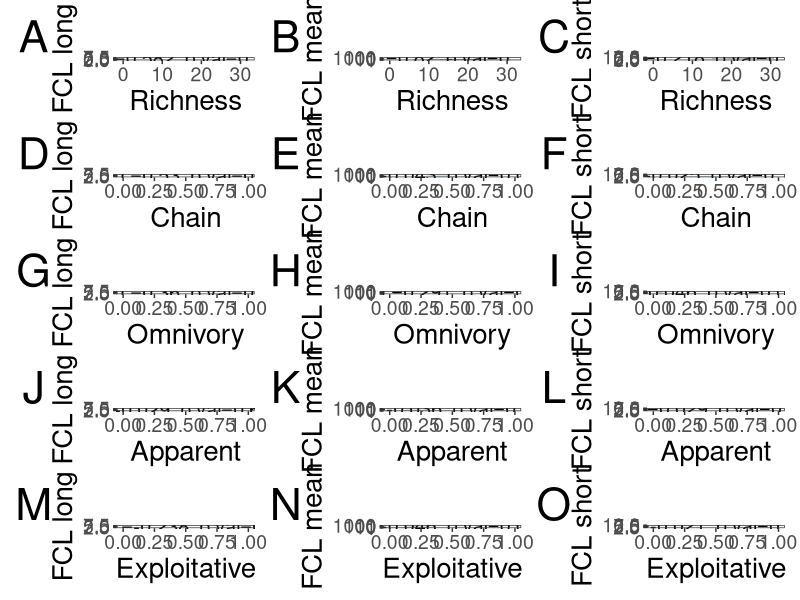

This figure's R source: (Note: a time limit stopped this script after it produced the figure.)
## ---- chunk 1
library(tidyverse)
library(igraph)
library(Matrix)
FCLmean=function(A){
  # A: an adjacency matrix of directed food web
  N = nrow(A) # number of species in the food web
  # Check/Convert weighted matrix
  if(any(colSums(A)>1)){
    for(i in 1:N){
      if (sum(A[, i])>0){
        A[,i]=A[,i]/sum(A[, i])
      }
    }
  }
  if (rankMatrix(t(A-diag(N)))<N){
    # Then, we CANNNOT calculate either trophic levels or FCL in the food web 
    return (NaN)
  }else{
    # We can find unique trophic levels and FCL from the following linear equation
    TL=solve(t(A-diag(N)), rep(-1, N))
    
  return (max(TL)-1) # FCL= max TL -1
  }
}

FCL=function(A, def=-1){
  # A: an adjacency matrix of directed food web
  # def: definition of FCL. We choose one definition from below
  # def =-1: shortest-path
  # def = 1: longest-path. Only acyclic graph
  
  N = nrow(A) # number of species in the food web
  TL=rep(0, N)
  B=c()
  # Check the indexes of basal species
  for (i in 1:N){
    if (sum(A[, i])==0){
      TL[i]=1 # basal species
      B=c(B, i) # list of basal species
    }
  }
  if(is.null(B)){
    #No basal species thus FCL cannot be defined
    return (NaN)
  }
  # Check whether A is DAG or not
  # calculate trophic levels 
  if(def==1 && is_dag(graph_from_adjacency_matrix(A,mode='directed', weight=TRUE))==FALSE){
    #print('Cyclic')
    return (NaN)
  }else{
    for (i in 1:N){
      if(TL[i]==0){
        # analyze nob-basal species
        if (def==-1){
            # TL of species i is defined by 1+the shortest path from a basal species
            graph=graph_from_adjacency_matrix(A,mode='directed')
            TL[i] = 1+min(distances(graph,to = i, mode='out')[B]) 
        }
        else if (def==1){
            #TL of species i is defined by 1+the longest path from a basal species
            # Because igraph does not have an algorithm for the longest path
            # we will use the shortest path with negative weights
            graph=graph_from_adjacency_matrix(-A,mode='directed', weight=TRUE)
            TL[i] =1- min(distances(graph,to = i, mode='out')[B]) # we only care distances from basal species to species 
        }
      }
    }
   #print(TL)
    return (max(TL)-1) # FCL= max TL -1
  }
}


Null_generator=function(replicate=30, sample_num=5, richness=32, connectance=0.11){
  FCL_null=c()
  for(i in 1:replicate){
    g= erdos.renyi.game(richness, connectance, type = "gnp",
                        directed=TRUE, loop=TRUE) # 32-species with connectance is about 0.11
    adj=matrix(as_adjacency_matrix(g), nrow=richness)
    write.csv(adj, paste0('Null_FW', i, ".csv"))
    
    # calculate FCL and count motifs of the whole graph
    if (is.null(FCL_null)){
      FCL_null=data.frame(FCL_long=FCL(adj, 1), FCL_mean=FCLmean(adj), 
                          FCL_short=FCL(adj, -1), Richness=richness)
      motif=matrix(triad_census(g), nrow=1)
      colnames(motif) = c("empty","monoA.single","bi.single",
                    "s5","s4","s1","d4","d3","s2",
                    "s3","d8","d2","d1","d5","d7","d6")
      motif = subset(motif, select = -c(empty,monoA.single, bi.single) )
      motif=motif/sum(motif)
      FW_motif=subset(motif, select=c(s1, s2, s4, s5))
      colnames(FW_motif)=c('Chain', "Omnivory", "Apparent", "Exploitative")
      FCL_null=cbind(FCL_null, FW_motif)
    }else{
      data=c(FCL_long=FCL(adj, 1), FCL_mean=FCLmean(adj), 
             FCL_short=FCL(adj, -1), Richness=richness)
      motif=matrix(triad_census(g), nrow=1)
      colnames(motif) = c("empty","monoA.single","bi.single",
                    "s5","s4","s1","d4","d3","s2",
                    "s3","d8","d2","d1","d5","d7","d6")
      motif = subset(motif, select = -c(empty,monoA.single, bi.single) )
      motif=motif/sum(motif)
      FW_motif=subset(motif, select=c(s1, s2, s4, s5))
      colnames(FW_motif)=c('Chain', "Omnivory", "Apparent", "Exploitative")
      data=c(data, FW_motif)
      FCL_null=rbind(FCL_null, data)
    }
    # calculate FCL and motifs in subgraph
    for(j in 3:31){
      for (k in 1:sample_num){
        sub_g=induced_subgraph(g, vids = sample(1:richness, j, replace=FALSE))
        adj=matrix(as_adjacency_matrix(sub_g), nrow=j)
        data=c(FCL_long=FCL(adj, 1), FCL_mean=FCLmean(adj), 
               FCL_short=FCL(adj, -1), Richness=j)
        motif=matrix(triad_census(sub_g), nrow=1)
        colnames(motif) = c("empty","monoA.single","bi.single",
                      "s5","s4","s1","d4","d3","s2",
                      "s3","d8","d2","d1","d5","d7","d6")
        motif = subset(motif, select = -c(empty,monoA.single, bi.single) )
        motif=motif/sum(motif)
        FW_motif=subset(motif, select=c(s1, s2, s4, s5))
        colnames(FW_motif)=c('Chain', "Omnivory", "Apparent", "Exploitative")
        data=c(data, FW_motif)
        FCL_null=rbind(FCL_null, data)
      }
    }
  }
  return(FCL_null)
}
df_null=Null_generator()
write.csv(df_null, "FCL_Null_Model_summary.csv", row.names = FALSE)
## ---- chunk 2
library(patchwork)
r1=ggplot(df_null, aes(x=Richness, y=FCL_long))+geom_bin2d() +xlim(c(0, 32))+ scale_fill_continuous(low = "gray90", high = "black")+
  theme_bw()+ylab('FCL long')+theme(
axis.text.x = element_text(size=14),
  axis.title.x = element_text(size=20),
   axis.text.y = element_text(size=14),
  axis.title.y = element_text(size=20),
  legend.position="none",
panel.grid = element_blank()
  )+annotate(geom="text", x=10, y=7, label=paste0('corr.=', round(cor.test(na.omit(df_null)$FCL_long, na.omit(df_null)$Richness, method='spearman')$estimate, 3), ', p.val=',  round(cor.test(na.omit(df_null)$FCL_long, na.omit(df_null)$Richness, method='spearman')$p.value, 3)), size=5)
# Note df_null$FCL_long includes some NA because of cyclic food webs

r2=ggplot(df_null, aes(x=Richness, y=FCL_mean))+geom_bin2d() +xlim(c(0, 32))+ scale_y_log10() +scale_fill_continuous(low = "gray90", high = "black")+
  theme_bw()+ylab('FCL mean')+theme(
axis.text.x = element_text(size=14),
  axis.title.x = element_text(size=20),
   axis.text.y = element_text(size=14),
  axis.title.y = element_text(size=20),
  legend.position="none",
panel.grid = element_blank()
  )+annotate(geom="text", x=10, y=5000, label=paste0('corr.=', round(cor.test(df_null$FCL_mean, df_null$Richness, method='spearman')$estimate, 3), ', p.val=',  round(cor.test(df_null$FCL_mean, df_null$Richness, method='spearman')$p.value, 3)), size=5)

r3=ggplot(df_null, aes(x=Richness, y=FCL_short))+geom_bin2d()+xlim(c(0, 32))+scale_fill_continuous(low = "gray90", high = "black")+
  theme_bw()+ylab('FCL short')+theme(
axis.text.x = element_text(size=14),
  axis.title.x = element_text(size=20),
   axis.text.y = element_text(size=14),
  axis.title.y = element_text(size=20),
  legend.position="none",
panel.grid = element_blank()
  )+annotate(geom="text", x=10, y=10, label=paste0('corr.=', round(cor.test(df_null$FCL_short, df_null$Richness, method='spearman')$estimate, 3), ', p.val=',  round(cor.test(df_null$FCL_short, df_null$Richness, method='spearman')$p.value, 3)), size=5)

m1=ggplot(df_null, aes(x=Chain, y=FCL_long))+geom_bin2d()+scale_fill_continuous(low = "gray90", high = '#a6cee3')+ylab('FCL long')+theme_bw()+theme(
axis.text.x = element_text(size=14),
  axis.title.x = element_text(size=20),
   axis.text.y = element_text(size=14),
  axis.title.y = element_text(size=20),
  legend.position="none", panel.grid = element_blank(),
  )+xlim(c(0,1.0))+annotate(geom="text", x=0.4, y=7, label=paste0('corr.=', round(cor.test(df_null$FCL_long, df_null$Chain, method='spearman')$estimate, 3), ', p.val=',  round(cor.test(df_null$FCL_long, df_null$Chain, method='spearman')$p.value, 3)), size=5)

m2=ggplot(df_null, aes(x=Omnivory, y=FCL_long))+geom_bin2d()+scale_fill_continuous(low="gray90", high='#1f78b4')+xlim(c(0, 1))+ylab('FCL long')+theme_bw()+theme(
axis.text.x = element_text(size=14),
  axis.title.x = element_text(size=20),
   axis.text.y = element_text(size=14),
  axis.title.y = element_text(size=20),
  legend.position="none", panel.grid=element_blank(),
  )  +xlim(c(0,1.0))+annotate(geom="text", x=0.4, y=7, label=paste0('corr.=', round(cor.test(df_null$FCL_long, df_null$Omnivory, method='spearman')$estimate, 3), ', p.val=',  round(cor.test(df_null$FCL_long, df_null$Omnivory, method='spearman')$p.value, 3)), size=5)

m3=ggplot(df_null, aes(x=Apparent, y=FCL_long))+geom_bin2d()+scale_fill_continuous(low='gray90',high='#b2df8a')+ylab('FCL long')+theme_bw()+theme(
axis.text.x = element_text(size=14),
  axis.title.x = element_text(size=20),
   axis.text.y = element_text(size=14),
  axis.title.y = element_text(size=20),
  legend.position="none", panel.grid = element_blank(),
  )+xlim(c(0,1.0))+annotate(geom="text", x=0.4, y=7, label=paste0('corr.=', round(cor.test(df_null$FCL_long, df_null$Apparent, method='spearman')$estimate, 3), ', p.val=',  round(cor.test(df_null$FCL_long, df_null$Apparent, method='spearman')$p.value, 3)), size=5)

m4=ggplot(df_null, aes(x=Exploitative, y=FCL_long))+geom_bin2d()+scale_fill_continuous(low='gray90', high='#33a02c')+ylab('FCL long')+theme_bw()+theme(
axis.text.x = element_text(size=14),
  axis.title.x = element_text(size=20),
   axis.text.y = element_text(size=14),
  axis.title.y = element_text(size=20),
  legend.position="none", panel.grid = element_blank()
  )+xlim(c(0,1.0))+annotate(geom="text", x=0.4, y=7, label=paste0('corr.=', round(cor.test(df_null$FCL_long, df_null$Exploitative, method='spearman')$estimate, 3), ', p.val=',  round(cor.test(df_null$FCL_long, df_null$Exploitative, method='spearman')$p.value, 3)), size=5)


m5=ggplot(df_null, aes(x=Chain, y=FCL_mean))+geom_bin2d()+scale_fill_continuous(low='gray90', high='#a6cee3')+ylab('FCL mean')+ scale_y_log10()+theme_bw()+theme(
axis.text.x = element_text(size=14),
  axis.title.x = element_text(size=20),
   axis.text.y = element_text(size=14),
  axis.title.y = element_text(size=20),
  legend.position="none", panel.grid = element_blank()
  )+xlim(c(0,1.0))+annotate(geom="text", x=0.4, y=5000, label=paste0('corr.=', round(cor.test(df_null$FCL_mean, df_null$Chain, method='spearman')$estimate, 3), ', p.val=',  round(cor.test(df_null$FCL_mean, df_null$Chain, method='spearman')$p.value, 3)), size=5)

m6=ggplot(df_null, aes(x=Omnivory, y=FCL_mean))+geom_bin2d()+scale_fill_continuous(low='gray90', high='#1f78b4')+ scale_y_log10()+ylab('FCL mean')+theme_bw()+theme(
axis.text.x = element_text(size=14),
  axis.title.x = element_text(size=20),
   axis.text.y = element_text(size=14),
  axis.title.y = element_text(size=20),
  legend.position="none", panel.grid = element_blank()
  )  +xlim(c(0,1.0))+annotate(geom="text", x=0.4, y=5000, label=paste0('corr.=', round(cor.test(df_null$FCL_mean, df_null$Omnivory, method='spearman')$estimate, 3), ', p.val=',  round(cor.test(df_null$FCL_mean, df_null$Omnivory, method='spearman')$p.value, 3)), size=5)

m7=ggplot(df_null, aes(x=Apparent, y=FCL_mean))+geom_bin2d()+scale_fill_continuous(low='gray90', high='#b2df8a')+ scale_y_log10()+ylab('FCL mean')+theme_bw()+theme(
axis.text.x = element_text(size=14),
  axis.title.x = element_text(size=20),
   axis.text.y = element_text(size=14),
  axis.title.y = element_text(size=20),
  legend.position="none", panel.grid = element_blank()
  )+xlim(c(0,1.0))+annotate(geom="text", x=0.4, y=5000, label=paste0('corr.=', round(cor.test(df_null$FCL_mean, df_null$Apparent, method='spearman')$estimate, 3), ', p.val=',  round(cor.test(df_null$FCL_mean, df_null$Apparent, method='spearman')$p.value, 3)), size=5)

m8=ggplot(df_null, aes(x=Exploitative, y=FCL_mean))+geom_bin2d()+scale_fill_continuous(low='gray90', high='#33a02c')+ scale_y_log10()+ylab('FCL mean')+theme_bw()+theme(
axis.text.x = element_text(size=14),
  axis.title.x = element_text(size=20),
   axis.text.y = element_text(size=14),
  axis.title.y = element_text(size=20),
  legend.position="none", panel.grid = element_blank()
  )+xlim(c(0,1.0))+annotate(geom="text", x=0.4, y=5000, label=paste0('corr.=', round(cor.test(df_null$FCL_mean, df_null$Exploitative, method='spearman')$estimate, 3), ', p.val=',  round(cor.test(df_null$FCL_mean, df_null$Exploitative, method='spearman')$p.value, 3)), size=5)

m9=ggplot(df_null, aes(x=Chain, y=FCL_short))+geom_bin2d()+scale_fill_continuous(low='gray90',high='#a6cee3')+ylab('FCL short')+theme_bw()+theme(
axis.text.x = element_text(size=14),
  axis.title.x = element_text(size=20),
   axis.text.y = element_text(size=14),
  axis.title.y = element_text(size=20),
  legend.position="none", panel.grid = element_blank()
  )+xlim(c(0,1.0))+annotate(geom="text", x=0.4, y=10, label=paste0('corr.=', round(cor.test(df_null$FCL_short, df_null$Chain, method='spearman')$estimate, 3), ', p.val=',  round(cor.test(df_null$FCL_short, df_null$Chain, method='spearman')$p.value, 3)), size=5)

m10=ggplot(df_null, aes(x=Omnivory, y=FCL_short))+geom_bin2d()+scale_fill_continuous(low="gray90", high='#1f78b4')+ylab('FCL short')+theme_bw()+theme(
axis.text.x = element_text(size=14),
  axis.title.x = element_text(size=20),
   axis.text.y = element_text(size=14),
  axis.title.y = element_text(size=20),
  legend.position="none", panel.grid = element_blank()
  )  +xlim(c(0,1.0))+annotate(geom="text", x=0.4, y=10, label=paste0('corr.=', round(cor.test(df_null$FCL_short, df_null$Omnivory, method='spearman')$estimate, 3), ', p.val=',  round(cor.test(df_null$FCL_short, df_null$Omnivory, method='spearman')$p.value, 3)), size=5)

m11=ggplot(df_null, aes(x=Apparent, y=FCL_short))+geom_bin2d()+scale_fill_continuous(low='gray90', high='#b2df8a')+ylab('FCL short')+theme_bw()+theme(
axis.text.x = element_text(size=14),
  axis.title.x = element_text(size=20),
   axis.text.y = element_text(size=14),
  axis.title.y = element_text(size=20),
  legend.position="none", panel.grid = element_blank()
  )+xlim(c(0,1.0))+annotate(geom="text", x=0.4, y=10, label=paste0('corr.=', round(cor.test(df_null$FCL_short, df_null$Apparent, method='spearman')$estimate, 3), ', p.val=',  round(cor.test(df_null$FCL_short, df_null$Apparent, method='spearman')$p.value, 3)), size=5)

m12=ggplot(df_null, aes(x=Exploitative, y=FCL_short))+geom_bin2d()+scale_fill_continuous(low='gray90', high='#33a02c')+ylab('FCL short')+theme_bw()+theme(
axis.text.x = element_text(size=14),
  axis.title.x = element_text(size=20),
   axis.text.y = element_text(size=14),
  axis.title.y = element_text(size=20),
  legend.position="none", panel.grid = element_blank()
  )+xlim(c(0,1.0))+annotate(geom="text", x=0.4, y=10, label=paste0('corr.=', round(cor.test(df_null$FCL_short, df_null$Exploitative, method='spearman')$estimate, 3), ', p.val=',  round(cor.test(df_null$FCL_short, df_null$Exploitative, method='spearman')$p.value, 3)), size=5)

g=r1+r2+r3+m1+m5+m9+m2+m6+m10+m3+m7+m11+m4+m8+m12+plot_layout(nrow = 5, ncol=3)+plot_annotation(tag_levels = "A")&theme(plot.tag = element_text(size = 32))

ggsave('./simulation_pdf/Null_correlations.pdf', width=12, height=12)
## ---- chunk 3

model_comp=function(df=df_null, b_start=1.05){
  model1=nls(formula = FCL + 1 ~ a*Richness, data = df, algorithm='port', 
             lower=c(a=0), upper=c(a=max(df$FCL)+1), start=c(a=1))
  model2=nls(FCL ~ a*(1-exp(-b*Richness))-1, data=df, start=c(a=max(df$FCL)/2, b=b_start),  
             algorithm='port', lower=c(a=0, b=0), upper=c(a=max(df$FCL)+1, b =10)) # saturating func of richness
  
  model3=nls(FCL ~ -a*Richness^2+b*Richness-1, data=df, start=c(a=1, b=1), 
             algorithm='port', lower=c(a=0.01, b=0.01), upper=c(a=10, b=10))
  
  AICs=c(AIC(model1), AIC(model2), AIC(model3))
  minAIC=min(AICs)
  deltaAIC=AICs-minAIC
  print(AICs)
  
  print(minAIC)
  
  print(deltaAIC)
}
df=na.omit(df_null)
df$FCL=df$FCL_long
print("FCL long")
model_comp(df)
df$FCL=df$FCL_mean
print("FCL mean", 3)
model_comp(df)
df$FCL=df$FCL_short
print("FCL short")
model_comp(df)

## ---- chunk 4
Motif_frac_dist=function(target_motif, richness, connectance=0.11){
  # target motif
  # 1: chain
  # 2: omnivory
  # 3: apparent competition
  # 4: exploitative competition
  p=connectance
  q=1-connectance
    
  sum_non_motif=q**6 + 6*p*q**5 + 3*p**2*q**4 # sum of isolation, uni-single, or bi-single
  if(target_motif==1){
    # target is chain motif
    frac_target=(6*p**2*q**4)/(1-sum_non_motif)
  }else if (target_motif==2){
    #target is omnivory motif
    frac_target=(6*p**3*q**3)/(1-sum_non_motif)
  }else{
    # target is apparent or exploitative competition
    frac_target=(3*p**2*q**4)/(1-sum_non_motif)
  }
  num_motif=richness*(richness-1)*(richness-2)/6
  
  mean_frac=frac_target
  std_frac=sqrt(frac_target*(1-frac_target)/num_motif)
  return(data.frame(Richness=richness, 
                    Mean=rep(mean_frac, length(richness)),
                    SD=std_frac))
  
}
## ---- chunk 5
Scatter=function(data, gname, richness=32, alpha=1){
# quantile plot
  #Q10=nlrq(Chain ~ a*(1-exp(-b*Richness))-c, data=na.oomit(data), tau=0.1,start=c(a=1, b=b_start, c=1))
 # Q50=nlrq(Chain ~ a*(1-exp(-b*Richness))+c, data=na.omit(data), tau=0.5,start=c(a=1, b=b_start, c=1))
  #Q90=nlrq(Chain ~ -a*(1-exp(-b*Richness))+c, data=np.omit(data), tau=0.9,start=c(a=1, b=b_start, c=0.1))
  # Get distributions in the null model 
  stat_null=Motif_frac_dist(1, seq(3, richness))
  stat_null$Up=pmin(stat_null$Mean+2*stat_null$SD, 1)
  stat_null$Low=pmax(stat_null$Mean-2*stat_null$SD, 0)
  g1=ggplot(data, aes(x=Richness))+geom_bin2d(aes(y=Chain))+scale_fill_continuous(low='gray90',high='#a6cee3')
  g1=g1+geom_line(data=stat_null, aes(x=Richness, y=Up), color='black')+geom_line(data=stat_null, aes(x=Richness, y=Low), color='black')+geom_line(data=stat_null, aes(x=Richness, y=Mean), color='black', linetype='dashed')+ylim(0,1)
  g1=g1+ theme_bw()+theme(
    axis.text.x = element_text(size=14),
      axis.title.x = element_text(size=20),
       axis.text.y = element_text(size=14),
      axis.title.y = element_text(size=20), 
    panel.grid = element_blank(),
    legend.text=element_text(size=14),
    legend.title = element_text(size=14)
    )
 # NEED TO MODIFY BELOW 
  
  
  stat_null=Motif_frac_dist(2, seq(3, richness))
  stat_null$Up=pmin(stat_null$Mean+2*stat_null$SD, 1)
  stat_null$Low=pmax(stat_null$Mean-2*stat_null$SD, 0)
  g2=ggplot(data, aes(x=Richness))+geom_bin2d(aes(y=Omnivory))+scale_fill_continuous(low='gray90',high='#1f78b4')
  g2=g2+geom_line(data=stat_null, aes(x=Richness, y=Up), color='black')+geom_line(data=stat_null, aes(x=Richness, y=Low), color='black')+geom_line(data=stat_null, aes(x=Richness, y=Mean), color='black', linetype='dashed')+ylim(0,1)
  g2=g2+ theme_bw()+theme(
    axis.text.x = element_text(size=14),
      axis.title.x = element_text(size=20),
       axis.text.y = element_text(size=14),
      axis.title.y = element_text(size=20),
    panel.grid = element_blank(),
     legend.text=element_text(size=14),
    legend.title = element_text(size=14))
 
  stat_null=Motif_frac_dist(3, seq(3, richness))
  stat_null$Up=pmin(stat_null$Mean+2*stat_null$SD, 1)
  stat_null$Low=pmax(stat_null$Mean-2*stat_null$SD, 0)
  g3=ggplot(data, aes(x=Richness))+geom_bin2d(aes(y=Apparent))+scale_fill_continuous(low='gray90',high='#b2df8a')
  g3=g3+geom_line(data=stat_null, aes(x=Richness, y=Up), color='black')+geom_line(data=stat_null, aes(x=Richness, y=Low), color='black')+geom_line(data=stat_null, aes(x=Richness, y=Mean), color='black', linetype='dashed')+ylim(0,1)
  g3=g3+ theme_bw()+theme(
    axis.text.x = element_text(size=14),
      axis.title.x = element_text(size=20),
       axis.text.y = element_text(size=14),
      axis.title.y = element_text(size=20), 
    panel.grid = element_blank(),
     legend.text=element_text(size=14),
    legend.title = element_text(size=14))
  
  # Mean and SD of Apaprent and Exploittative motif are identicalS
  g4=ggplot(data, aes(x=Richness))+geom_bin2d(aes(y=Exploitative))+scale_fill_continuous(low='gray90',high='#33a02c')
  g4=g4+geom_line(data=stat_null, aes(x=Richness, y=Up), color='black')+geom_line(data=stat_null, aes(x=Richness, y=Low), color='black')+geom_line(data=stat_null, aes(x=Richness, y=Mean), color='black', linetype='dashed')+ylim(0,1)
  g4=g4+ theme_bw()+theme(
    axis.text.x = element_text(size=14),
      axis.title.x = element_text(size=20),
       axis.text.y = element_text(size=14),
      axis.title.y = element_text(size=20),
    panel.grid = element_blank(),
     legend.text=element_text(size=14),
    legend.title = element_text(size=14))
  g=g1+g2+g3+g4+plot_layout(nrow = 2)+plot_annotation(tag_levels = "A")&theme(plot.tag = element_text(size = 32))
  ggsave(paste0('ScatterCorr_', gname, '.png'), heigh=12, width=12)
}
## ---- chunk 6
Cascade_generator=function(replicate=30, sample_num=5, richness=32, connectance=0.11){
  FCL_null=c()
  for(i in 1:replicate){
    adj=matrix(rep(0, richness*richness), nrow=richness)
    prob=2*connectance*richness/(richness-1)
    for(j in 1:(richness-1)){
        adj[j,(j+1):richness]=as.numeric(runif(richness-j)<prob)
    }
    g=graph_from_adjacency_matrix(adj, mode="directed")
    write.csv(adj, paste0('Cascade_FW', i, ".csv"), row.names=FALSE)
    
    # calculate FCL and count motifs of the whole graph
    if (is.null(FCL_null)){
      FCL_null=data.frame(FCL_long=FCL(adj, 1), FCL_mean=FCLmean(adj), 
                          FCL_short=FCL(adj, -1), Richness=richness)
      motif=matrix(triad_census(g), nrow=1)
      colnames(motif) = c("empty","monoA.single","bi.single",
                    "s5","s4","s1","d4","d3","s2",
                    "s3","d8","d2","d1","d5","d7","d6")
      motif = subset(motif, select = -c(empty,monoA.single, bi.single) )
      motif=motif/sum(motif)
      FW_motif=subset(motif, select=c(s1, s2, s4, s5))
      colnames(FW_motif)=c('Chain', "Omnivory", "Apparent", "Exploitative")
      FCL_null=cbind(FCL_null, FW_motif)
    }else{
      data=c(FCL_long=FCL(adj, 1), FCL_mean=FCLmean(adj), 
             FCL_short=FCL(adj, -1), Richness=richness)
      motif=matrix(triad_census(g), nrow=1)
      colnames(motif) = c("empty","monoA.single","bi.single",
                    "s5","s4","s1","d4","d3","s2",
                    "s3","d8","d2","d1","d5","d7","d6")
      motif = subset(motif, select = -c(empty,monoA.single, bi.single) )
      motif=motif/sum(motif)
      FW_motif=subset(motif, select=c(s1, s2, s4, s5))
      colnames(FW_motif)=c('Chain', "Omnivory", "Apparent", "Exploitative")
      data=c(data, FW_motif)
      FCL_null=rbind(FCL_null, data)
    }
    # calculate FCL and motifs in subgraph
    for(j in 3:31){
      for (k in 1:sample_num){
        sub_g=induced_subgraph(g, vids = sample(1:richness, j, replace=FALSE))
        adj=matrix(as_adjacency_matrix(sub_g), nrow=j)
        data=c(FCL_long=FCL(adj, 1), FCL_mean=FCLmean(adj), 
               FCL_short=FCL(adj, -1), Richness=j)
        motif=matrix(triad_census(sub_g), nrow=1)
        colnames(motif) = c("empty","monoA.single","bi.single",
                      "s5","s4","s1","d4","d3","s2",
                      "s3","d8","d2","d1","d5","d7","d6")
        motif = subset(motif, select = -c(empty,monoA.single, bi.single) )
        motif=motif/sum(motif)
        FW_motif=subset(motif, select=c(s1, s2, s4, s5))
        colnames(FW_motif)=c('Chain', "Omnivory", "Apparent", "Exploitative")
        data=c(data, FW_motif)
        FCL_null=rbind(FCL_null, data)
      }
    }
  }
  return(FCL_null)
}
df_cascade=Cascade_generator()
write.csv(df_cascade, "FCL_Cascade_Model_summary.csv", row.names = FALSE)

## ---- chunk 7
r1=ggplot(df_cascade, aes(x=Richness, y=FCL_long))+geom_bin2d() +xlim(c(0, 32))+ scale_fill_continuous(low = "gray90", high = "black")+
  theme_bw()+ylab('FCL long')+theme(
axis.text.x = element_text(size=14),
  axis.title.x = element_text(size=20),
   axis.text.y = element_text(size=14),
  axis.title.y = element_text(size=20),
  legend.position="none",
panel.grid = element_blank()
  )+annotate(geom="text", x=10, y=11, label=paste0('corr.=', round(cor.test(na.omit(df_cascade)$FCL_long, na.omit(df_cascade)$Richness, method='spearman')$estimate, 3), ', p.val=',  round(cor.test(na.omit(df_cascade)$FCL_long, na.omit(df_cascade)$Richness, method='spearman')$p.value, 3)), size=5)
# Note df_cascade$FCL_long includes some NA because of cyclic food webs

r2=ggplot(df_cascade, aes(x=Richness, y=FCL_mean))+geom_bin2d() +xlim(c(0, 32)) +scale_fill_continuous(low = "gray90", high = "black")+
  theme_bw()+ylab('FCL mean')+theme(
axis.text.x = element_text(size=14),
  axis.title.x = element_text(size=20),
   axis.text.y = element_text(size=14),
  axis.title.y = element_text(size=20),
  legend.position="none",
panel.grid = element_blank()
  )+annotate(geom="text", x=10, y=6, label=paste0('corr.=', round(cor.test(df_cascade$FCL_mean, df_cascade$Richness, method='spearman')$estimate, 3), ', p.val=',  round(cor.test(df_cascade$FCL_mean, df_cascade$Richness, method='spearman')$p.value, 3)), size=5)

r3=ggplot(df_cascade, aes(x=Richness, y=FCL_short))+geom_bin2d()+xlim(c(0, 32))+scale_fill_continuous(low = "gray90", high = "black")+
  theme_bw()+ylab('FCL short')+theme(
axis.text.x = element_text(size=14),
  axis.title.x = element_text(size=20),
   axis.text.y = element_text(size=14),
  axis.title.y = element_text(size=20),
  legend.position="none",
panel.grid = element_blank()
  )+annotate(geom="text", x=10, y=5, label=paste0('corr.=', round(cor.test(df_cascade$FCL_short, df_cascade$Richness, method='spearman')$estimate, 3), ', p.val=',  round(cor.test(df_cascade$FCL_short, df_cascade$Richness, method='spearman')$p.value, 3)), size=5)

m1=ggplot(df_cascade, aes(x=Chain, y=FCL_long))+geom_bin2d()+scale_fill_continuous(low = "gray90", high = '#a6cee3')+ylab('FCL long')+theme_bw()+theme(
axis.text.x = element_text(size=14),
  axis.title.x = element_text(size=20),
   axis.text.y = element_text(size=14),
  axis.title.y = element_text(size=20),
  legend.position="none", panel.grid = element_blank(),
  )+xlim(c(0,1.0))+annotate(geom="text", x=0.4, y=11, label=paste0('corr.=', round(cor.test(df_cascade$FCL_long, df_cascade$Chain, method='spearman')$estimate, 3), ', p.val=',  round(cor.test(df_cascade$FCL_long, df_cascade$Chain, method='spearman')$p.value, 3)), size=5)

m2=ggplot(df_cascade, aes(x=Omnivory, y=FCL_long))+geom_bin2d()+scale_fill_continuous(low="gray90", high='#1f78b4')+xlim(c(0, 1))+ylab('FCL long')+theme_bw()+theme(
axis.text.x = element_text(size=14),
  axis.title.x = element_text(size=20),
   axis.text.y = element_text(size=14),
  axis.title.y = element_text(size=20),
  legend.position="none", panel.grid=element_blank(),
  )  +xlim(c(0,1.0))+annotate(geom="text", x=0.4, y=11, label=paste0('corr.=', round(cor.test(df_cascade$FCL_long, df_cascade$Omnivory, method='spearman')$estimate, 3), ', p.val=',  round(cor.test(df_cascade$FCL_long, df_cascade$Omnivory, method='spearman')$p.value, 3)), size=5)

m3=ggplot(df_cascade, aes(x=Apparent, y=FCL_long))+geom_bin2d()+scale_fill_continuous(low='gray90',high='#b2df8a')+ylab('FCL long')+theme_bw()+theme(
axis.text.x = element_text(size=14),
  axis.title.x = element_text(size=20),
   axis.text.y = element_text(size=14),
  axis.title.y = element_text(size=20),
  legend.position="none", panel.grid = element_blank(),
  )+xlim(c(0,1.0))+annotate(geom="text", x=0.4, y=11, label=paste0('corr.=', round(cor.test(df_cascade$FCL_long, df_cascade$Apparent, method='spearman')$estimate, 3), ', p.val=',  round(cor.test(df_cascade$FCL_long, df_cascade$Apparent, method='spearman')$p.value, 3)), size=5)

m4=ggplot(df_cascade, aes(x=Exploitative, y=FCL_long))+geom_bin2d()+scale_fill_continuous(low='gray90', high='#33a02c')+ylab('FCL long')+theme_bw()+theme(
axis.text.x = element_text(size=14),
  axis.title.x = element_text(size=20),
   axis.text.y = element_text(size=14),
  axis.title.y = element_text(size=20),
  legend.position="none", panel.grid = element_blank()
  )+xlim(c(0,1.0))+annotate(geom="text", x=0.4, y=11, label=paste0('corr.=', round(cor.test(df_cascade$FCL_long, df_cascade$Exploitative, method='spearman')$estimate, 3), ', p.val=',  round(cor.test(df_cascade$FCL_long, df_cascade$Exploitative, method='spearman')$p.value, 3)), size=5)


m5=ggplot(df_cascade, aes(x=Chain, y=FCL_mean))+geom_bin2d()+scale_fill_continuous(low='gray90', high='#a6cee3')+ylab('FCL mean')+theme_bw()+theme(
axis.text.x = element_text(size=14),
  axis.title.x = element_text(size=20),
   axis.text.y = element_text(size=14),
  axis.title.y = element_text(size=20),
  legend.position="none", panel.grid = element_blank()
  )+xlim(c(0,1.0))+annotate(geom="text", x=0.4, y=6, label=paste0('corr.=', round(cor.test(df_cascade$FCL_mean, df_cascade$Chain, method='spearman')$estimate, 3), ', p.val=',  round(cor.test(df_cascade$FCL_mean, df_cascade$Chain, method='spearman')$p.value, 3)), size=5)

m6=ggplot(df_cascade, aes(x=Omnivory, y=FCL_mean))+geom_bin2d()+scale_fill_continuous(low='gray90', high='#1f78b4')+ylab('FCL mean')+theme_bw()+theme(
axis.text.x = element_text(size=14),
  axis.title.x = element_text(size=20),
   axis.text.y = element_text(size=14),
  axis.title.y = element_text(size=20),
  legend.position="none", panel.grid = element_blank()
  )  +xlim(c(0,1.0))+annotate(geom="text", x=0.4, y=6, label=paste0('corr.=', round(cor.test(df_cascade$FCL_mean, df_cascade$Omnivory, method='spearman')$estimate, 3), ', p.val=',  round(cor.test(df_cascade$FCL_mean, df_cascade$Omnivory, method='spearman')$p.value, 3)), size=5)

m7=ggplot(df_cascade, aes(x=Apparent, y=FCL_mean))+geom_bin2d()+scale_fill_continuous(low='gray90', high='#b2df8a')+ ylab('FCL mean')+theme_bw()+theme(
axis.text.x = element_text(size=14),
  axis.title.x = element_text(size=20),
   axis.text.y = element_text(size=14),
  axis.title.y = element_text(size=20),
  legend.position="none", panel.grid = element_blank()
  )+xlim(c(0,1.0))+annotate(geom="text", x=0.4, y=6, label=paste0('corr.=', round(cor.test(df_cascade$FCL_mean, df_cascade$Apparent, method='spearman')$estimate, 3), ', p.val=',  round(cor.test(df_cascade$FCL_mean, df_cascade$Apparent, method='spearman')$p.value, 3)), size=5)

m8=ggplot(df_cascade, aes(x=Exploitative, y=FCL_mean))+geom_bin2d()+scale_fill_continuous(low='gray90', high='#33a02c')+ylab('FCL mean')+theme_bw()+theme(
axis.text.x = element_text(size=14),
  axis.title.x = element_text(size=20),
   axis.text.y = element_text(size=14),
  axis.title.y = element_text(size=20),
  legend.position="none", panel.grid = element_blank()
  )+xlim(c(0,1.0))+annotate(geom="text", x=0.4, y=6, label=paste0('corr.=', round(cor.test(df_cascade$FCL_mean, df_cascade$Exploitative, method='spearman')$estimate, 3), ', p.val=',  round(cor.test(df_cascade$FCL_mean, df_cascade$Exploitative, method='spearman')$p.value, 3)), size=5)

m9=ggplot(df_cascade, aes(x=Chain, y=FCL_short))+geom_bin2d()+scale_fill_continuous(low='gray90',high='#a6cee3')+ylab('FCL short')+theme_bw()+theme(
axis.text.x = element_text(size=14),
  axis.title.x = element_text(size=20),
   axis.text.y = element_text(size=14),
  axis.title.y = element_text(size=20),
  legend.position="none", panel.grid = element_blank()
  )+xlim(c(0,1.0))+annotate(geom="text", x=0.4, y=5, label=paste0('corr.=', round(cor.test(df_cascade$FCL_short, df_cascade$Chain, method='spearman')$estimate, 3), ', p.val=',  round(cor.test(df_cascade$FCL_short, df_cascade$Chain, method='spearman')$p.value, 3)), size=5)

m10=ggplot(df_cascade, aes(x=Omnivory, y=FCL_short))+geom_bin2d()+scale_fill_continuous(low="gray90", high='#1f78b4')+ylab('FCL short')+theme_bw()+theme(
axis.text.x = element_text(size=14),
  axis.title.x = element_text(size=20),
   axis.text.y = element_text(size=14),
  axis.title.y = element_text(size=20),
  legend.position="none", panel.grid = element_blank()
  )  +xlim(c(0,1.0))+annotate(geom="text", x=0.4, y=5, label=paste0('corr.=', round(cor.test(df_cascade$FCL_short, df_cascade$Omnivory, method='spearman')$estimate, 3), ', p.val=',  round(cor.test(df_cascade$FCL_short, df_cascade$Omnivory, method='spearman')$p.value, 3)), size=5)

m11=ggplot(df_cascade, aes(x=Apparent, y=FCL_short))+geom_bin2d()+scale_fill_continuous(low='gray90', high='#b2df8a')+ylab('FCL short')+theme_bw()+theme(
axis.text.x = element_text(size=14),
  axis.title.x = element_text(size=20),
   axis.text.y = element_text(size=14),
  axis.title.y = element_text(size=20),
  legend.position="none", panel.grid = element_blank()
  )+xlim(c(0,1.0))+annotate(geom="text", x=0.4, y=5, label=paste0('corr.=', round(cor.test(df_cascade$FCL_short, df_cascade$Apparent, method='spearman')$estimate, 3), ', p.val=',  round(cor.test(df_cascade$FCL_short, df_cascade$Apparent, method='spearman')$p.value, 3)), size=5)

m12=ggplot(df_cascade, aes(x=Exploitative, y=FCL_short))+geom_bin2d()+scale_fill_continuous(low='gray90', high='#33a02c')+ylab('FCL short')+theme_bw()+theme(
axis.text.x = element_text(size=14),
  axis.title.x = element_text(size=20),
   axis.text.y = element_text(size=14),
  axis.title.y = element_text(size=20),
  legend.position="none", panel.grid = element_blank()
  )+xlim(c(0,1.0))+annotate(geom="text", x=0.4, y=5, label=paste0('corr.=', round(cor.test(df_cascade$FCL_short, df_cascade$Exploitative, method='spearman')$estimate, 3), ', p.val=',  round(cor.test(df_cascade$FCL_short, df_cascade$Exploitative, method='spearman')$p.value, 3)), size=5)

g=r1+r2+r3+m1+m5+m9+m2+m6+m10+m3+m7+m11+m4+m8+m12+plot_layout(nrow = 5, ncol=3)+plot_annotation(tag_levels = "A")&theme(plot.tag = element_text(size = 32))

ggsave('./simulation_pdf/Cascade_correlations.pdf', width=12, height=12)
## ---- chunk 8
df=na.omit(df_cascade)
df$FCL=df$FCL_long
print("FCL long")
model_comp(df)
df$FCL=df$FCL_mean
print("FCL mean")
model_comp(df, 0.5)
df$FCL=df$FCL_short
print("FCL short")
model_comp(df)
